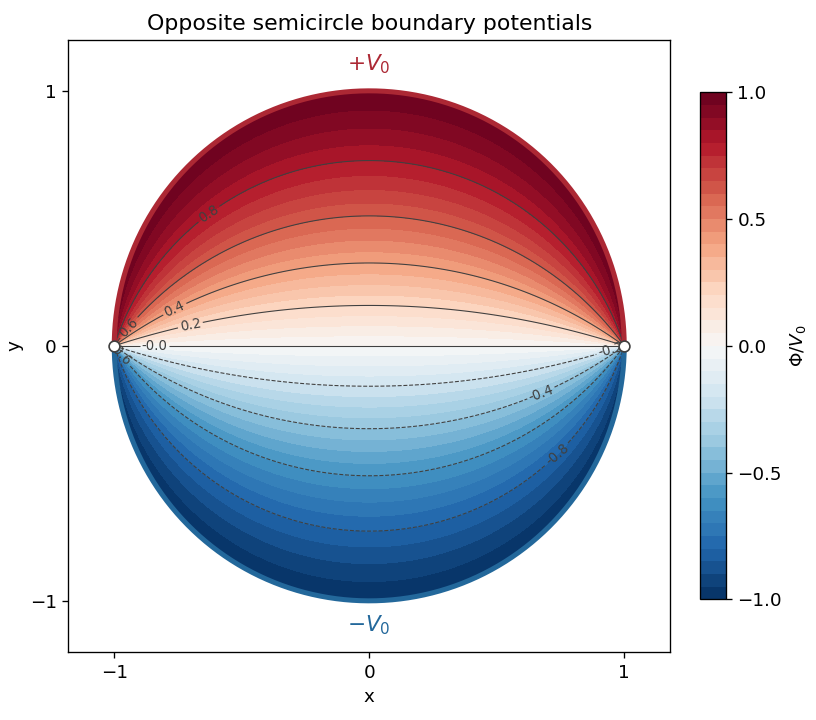

Reproduce this figure in Python.
"""Original harmonic disk potential; Python 3.14, numpy 2.3, matplotlib 3.10."""
from pathlib import Path
import matplotlib
matplotlib.use('Agg')
import matplotlib.pyplot as plt
import numpy as np


def main():
    plt.rcParams.update({'font.size':11, 'figure.facecolor':'white', 'axes.facecolor':'white'})
    x = np.linspace(-1.002, 1.002, 501)
    X, Y = np.meshgrid(x, x)
    R2 = X*X+Y*Y
    potential = np.ma.masked_where(R2>=1, 2/np.pi*np.arctan2(2*Y, 1-R2))
    fig, ax = plt.subplots(figsize=(6.8, 6.0), dpi=120, layout='constrained')
    filled = ax.contourf(X, Y, potential, levels=np.linspace(-1,1,41), cmap='RdBu_r', vmin=-1, vmax=1)
    lines = ax.contour(X, Y, potential, levels=np.arange(-.8,.81,.2), colors='0.25', linewidths=.65)
    ax.clabel(lines, fmt='%.1f', fontsize=8, inline=True)
    t = np.linspace(0,np.pi,400)
    ax.plot(np.cos(t),np.sin(t),color='#ac2834',lw=3)
    ax.plot(np.cos(t),-np.sin(t),color='#23689b',lw=3)
    ax.scatter([-1,1],[0,0],facecolor='white',edgecolor='0.25',s=42,zorder=6)
    ax.text(0,1.08,r'$+V_0$',ha='center',color='#ac2834',fontsize=13)
    ax.text(0,-1.12,r'$-V_0$',ha='center',color='#23689b',fontsize=13)
    ax.set(xlim=(-1.18,1.18),ylim=(-1.2,1.2),xlabel='x',ylabel='y',xticks=[-1,0,1],yticks=[-1,0,1],title='Opposite semicircle boundary potentials')
    ax.set_aspect('equal')
    cbar=fig.colorbar(filled,ax=ax,shrink=.78,ticks=[-1,-.5,0,.5,1])
    cbar.set_label(r'$\Phi/V_0$')
    fig.savefig(Path(__file__).with_suffix('.png').name,facecolor='white',transparent=False)
    plt.close(fig)


if __name__=='__main__':
    main()
